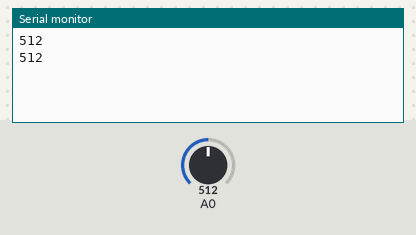
Bench run of a sketch on a simulated Arduino Uno, built with avr-gcc and run on an emulated ATmega328P. Parts: the last lines printed to the serial monitor. The inputs (shaded band) are chosen by the test bench; at power-on: A0 = 512.

Above: at 1.8 s.
1.9 s: A0 set to 716
At 2.8 s:
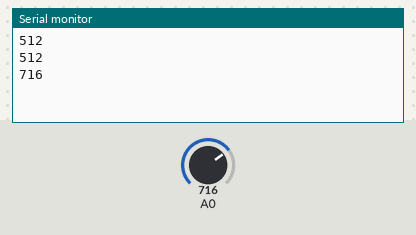
3.4 s: A0 set to 900
At 4.4 s:
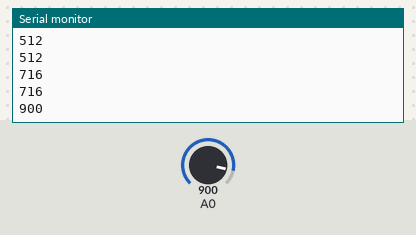
Timing chart, 0 to 6.4 s (numbered marks = the images above; inputs shaded):
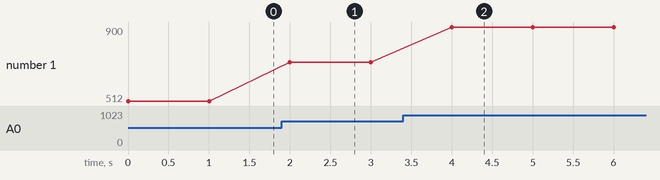

Measured:
- after the input at 1.9 s, the serial monitor: prints a new line after 0.10 s (image 1)
- after the input at 3.4 s, the serial monitor: prints a new line after 0.60 s (image 2)
- plotted number 1: 512 → 716 after the input at 1.9 s, 716 → 900 after the input at 3.4 s

The sketch:

SensorAgua.ino
```cpp
//LEER LAS LECTURAS DEL SENSOR
int SensorAgua;
void setup() {
  Serial.begin(9600);
}

void loop() {
  SensorAgua= analogRead(A0);
  Serial.println(SensorAgua);
  delay(1000);
}
```
